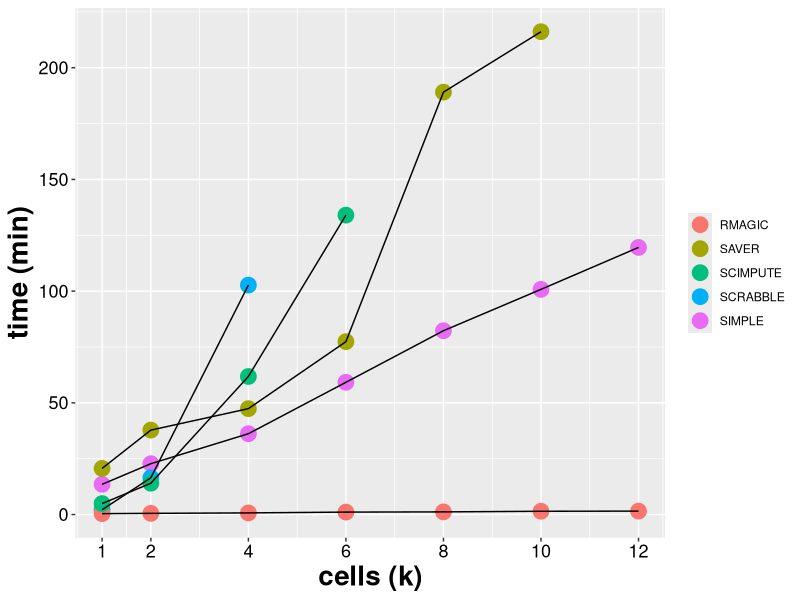

The R source for this figure:
library(matrixStats)
library(here)
library(tidyverse)

mycnms <- c(1000, seq(2000, 12000, 2000)) / 1000

simple <- c(812, 1366, 2171, 3552, 4937, 6048, 7174)
rmagic <- c(24.4, 32.3, 44.2, 65.8, 71.562, 88.1, 92.246)
saver <- c(1239.5, 2268.3, 2844.1, 4643.690, 11344.58,12967.54, NA)
scimpute <- c(294.342, 841.803, 3708.2, 8041.4, NA, NA, NA)
scrabble <- c(129.3, 987.8, 6162.3, NA, NA, NA,NA)

times <- cbind(simple, rmagic, saver, scimpute, scrabble) / 60.0
times <- as.data.frame(times)
times$cnm <- mycnms
rownames(times) <- mycnms


time_r <- ggplot(times, aes(x = cnm), shape=16) +
  geom_point(aes(y = simple, color = "SIMPLE"), size=5) +
  geom_point(aes(y = saver, color="SAVER"), size=5) +
  geom_point(aes(y = scrabble, color="SCRABBLE"), size=5)+
  geom_point(aes(y = rmagic, color="RMAGIC"), size=5)+
  geom_point(aes(y = scimpute, color="SCIMPUTE"), size=5)+
  scale_x_continuous(name = "cells (k)", breaks = mycnms) +
  geom_line(aes(y=simple)) +
  geom_line(aes(y=saver)) +
  geom_line(aes(y=scrabble)) +
  geom_line(aes(y=rmagic)) +
  geom_line(aes(y=scimpute)) +
  theme(
    axis.text.x = element_text(color = "black", size = 13, family = "Helvetica"),
    axis.text.y = element_text(color = "black", family = "Helvetica", size = 13),
    axis.title.x = element_text(color = "black", size = 20, family = "Helvetica", face = "bold"),
    axis.title.y = element_text(color = "black", family = "Helvetica", size = 20),
    title = element_text(
      family = "Helvetica", color = "black", size = 24,
      face = "bold"
    ),
    plot.title = element_text(hjust = 0.5),
    legend.title = element_blank()
  ) +
  ylab("time (min)")

ggsave("./pdfs/simple_time_r.pdf", device = "pdf", plot = time_r, width = 11, height = 11)



